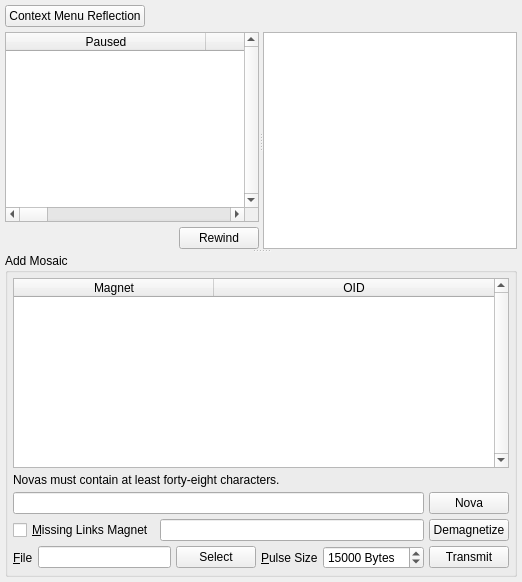
              <widget class="QWidget" name="tab_12">
               <attribute name="title">
                <string>&amp;Transmitted</string>
               </attribute>
               <layout class="QVBoxLayout" name="verticalLayout_46">
                <property name="spacing">
                 <number>5</number>
                </property>
                <property name="margin">
                 <number>5</number>
                </property>
                <item>
                 <layout class="QHBoxLayout" name="horizontalLayout_72">
                  <property name="spacing">
                   <number>5</number>
                  </property>
                  <item>
                   <widget class="QPushButton" name="transmittedActionMenu">
                    <property name="text">
                     <string>Context Menu Reflection</string>
                    </property>
                   </widget>
                  </item>
                  <item>
                   <spacer name="horizontalSpacer_59">
                    <property name="orientation">
                     <enum>Qt::Horizontal</enum>
                    </property>
                    <property name="sizeHint" stdset="0">
                     <size>
                      <width>40</width>
                      <height>20</height>
                     </size>
                    </property>
                   </spacer>
                  </item>
                 </layout>
                </item>
                <item>
                 <widget class="QSplitter" name="splitter_2">
                  <property name="orientation">
                   <enum>Qt::Vertical</enum>
                  </property>
                  <widget class="QSplitter" name="txmSplitter">
                   <property name="orientation">
                    <enum>Qt::Horizontal</enum>
                   </property>
                   <widget class="QWidget" name="verticalLayoutWidget">
                    <layout class="QVBoxLayout" name="verticalLayout_47">
                     <property name="spacing">
                      <number>5</number>
                     </property>
                     <item>
                      <widget class="QTableWidget" name="transmitted">
                       <property name="verticalScrollBarPolicy">
                        <enum>Qt::ScrollBarAlwaysOn</enum>
                       </property>
                       <property name="alternatingRowColors">
                        <bool>true</bool>
                       </property>
                       <property name="selectionMode">
                        <enum>QAbstractItemView::SingleSelection</enum>
                       </property>
                       <property name="selectionBehavior">
                        <enum>QAbstractItemView::SelectRows</enum>
                       </property>
                       <property name="horizontalScrollMode">
                        <enum>QAbstractItemView::ScrollPerPixel</enum>
                       </property>
                       <property name="sortingEnabled">
                        <bool>true</bool>
                       </property>
                       <attribute name="horizontalHeaderDefaultSectionSize">
                        <number>200</number>
                       </attribute>
                       <attribute name="horizontalHeaderStretchLastSection">
                        <bool>true</bool>
                       </attribute>
                       <column>
                        <property name="text">
                         <string>Paused</string>
                        </property>
                       </column>
                       <column>
                        <property name="text">
                         <string>Percent Transmitted</string>
                        </property>
                       </column>
                       <column>
                        <property name="text">
                         <string>Pulse Size</string>
                        </property>
                       </column>
                       <column>
                        <property name="text">
                         <string>Total Size</string>
                        </property>
                       </column>
                       <column>
                        <property name="text">
                         <string>Status</string>
                        </property>
                       </column>
                       <column>
                        <property name="text">
                         <string>File</string>
                        </property>
                       </column>
                       <column>
                        <property name="text">
                         <string>Mosaic</string>
                        </property>
                       </column>
                       <column>
                        <property name="text">
                         <string>SHA-1 Hash</string>
                        </property>
                       </column>
                       <column>
                        <property name="text">
                         <string>OID</string>
                        </property>
                       </column>
                      </widget>
                     </item>
                     <item>
                      <layout class="QHBoxLayout" name="horizontalLayout_69">
                       <property name="spacing">
                        <number>5</number>
                       </property>
                       <item>
                        <spacer name="horizontalSpacer_55">
                         <property name="orientation">
                          <enum>Qt::Horizontal</enum>
                         </property>
                         <property name="sizeHint" stdset="0">
                          <size>
                           <width>40</width>
                           <height>20</height>
                          </size>
                         </property>
                        </spacer>
                       </item>
                       <item>
                        <widget class="QPushButton" name="rewind">
                         <property name="text">
                          <string>Rewind</string>
                         </property>
                        </widget>
                       </item>
                      </layout>
                     </item>
                    </layout>
                   </widget>
                   <widget class="QListWidget" name="transmittedMagnets">
                    <property name="tabKeyNavigation">
                     <bool>true</bool>
                    </property>
                    <property name="selectionMode">
                     <enum>QAbstractItemView::SingleSelection</enum>
                    </property>
                    <property name="selectionBehavior">
                     <enum>QAbstractItemView::SelectRows</enum>
                    </property>
                    <property name="horizontalScrollMode">
                     <enum>QAbstractItemView::ScrollPerPixel</enum>
                    </property>
                   </widget>
                  </widget>
                  <widget class="QGroupBox" name="groupBox_4">
                   <property name="title">
                    <string>Add Mosaic</string>
                   </property>
                   <layout class="QVBoxLayout" name="verticalLayout_40">
                    <property name="spacing">
                     <number>5</number>
                    </property>
                    <property name="margin">
                     <number>5</number>
                    </property>
                    <item>
                     <widget class="QTableWidget" name="addTransmittedMagnets">
                      <property name="verticalScrollBarPolicy">
                       <enum>Qt::ScrollBarAlwaysOn</enum>
                      </property>
                      <property name="alternatingRowColors">
                       <bool>true</bool>
                      </property>
                      <property name="selectionMode">
                       <enum>QAbstractItemView::SingleSelection</enum>
                      </property>
                      <property name="selectionBehavior">
                       <enum>QAbstractItemView::SelectRows</enum>
                      </property>
                      <property name="horizontalScrollMode">
                       <enum>QAbstractItemView::ScrollPerPixel</enum>
                      </property>
                      <property name="sortingEnabled">
                       <bool>true</bool>
                      </property>
                      <attribute name="horizontalHeaderDefaultSectionSize">
                       <number>200</number>
                      </attribute>
                      <attribute name="horizontalHeaderStretchLastSection">
                       <bool>true</bool>
                      </attribute>
                      <column>
                       <property name="text">
                        <string>Magnet</string>
                       </property>
                      </column>
                      <column>
                       <property name="text">
                        <string>OID</string>
                       </property>
                      </column>
                     </widget>
                    </item>
                    <item>
                     <widget class="QLabel" name="label_91">
                      <property name="text">
                       <string>Novas must contain at least forty-eight characters.</string>
                      </property>
                     </widget>
                    </item>
                    <item>
                     <layout class="QHBoxLayout" name="horizontalLayout_68">
                      <property name="spacing">
                       <number>5</number>
                      </property>
                      <item>
                       <widget class="QLineEdit" name="transmitNova"/>
                      </item>
                      <item>
                       <widget class="QPushButton" name="generateNova">
                        <property name="toolTip">
                         <string>&lt;html&gt;&lt;head/&gt;&lt;body&gt;&lt;p&gt;Place each pulse in an encrypted envelope. Please remember to notify all recipients of the key information.&lt;/p&gt;&lt;/body&gt;&lt;/html&gt;</string>
                        </property>
                        <property name="text">
                         <string>Nova</string>
                        </property>
                       </widget>
                      </item>
                     </layout>
                    </item>
                    <item>
                     <layout class="QHBoxLayout" name="horizontalLayout_74">
                      <property name="spacing">
                       <number>5</number>
                      </property>
                      <item>
                       <widget class="QCheckBox" name="missingLinksCheckBox">
                        <property name="text">
                         <string>&amp;Missing Links Magnet</string>
                        </property>
                       </widget>
                      </item>
                      <item>
                       <widget class="QLineEdit" name="missingLinks"/>
                      </item>
                      <item>
                       <widget class="QPushButton" name="demagnetizeMissingLinks">
                        <property name="text">
                         <string>Demagnetize</string>
                        </property>
                       </widget>
                      </item>
                     </layout>
                    </item>
                    <item>
                     <layout class="QHBoxLayout" name="horizontalLayout_44">
                      <property name="spacing">
                       <number>5</number>
                      </property>
                      <item>
                       <widget class="QLabel" name="label_53">
                        <property name="text">
                         <string>&amp;File</string>
                        </property>
                        <property name="buddy">
                         <cstring>transmittedFile</cstring>
                        </property>
                       </widget>
                      </item>
                      <item>
                       <widget class="QLineEdit" name="transmittedFile"/>
                      </item>
                      <item>
                       <widget class="QPushButton" name="etpSelectFile">
                        <property name="text">
                         <string>Select</string>
                        </property>
                       </widget>
                      </item>
                      <item>
                       <widget class="QLabel" name="label_54">
                        <property name="text">
                         <string>&amp;Pulse Size</string>
                        </property>
                        <property name="buddy">
                         <cstring>pulseSize</cstring>
                        </property>
                       </widget>
                      </item>
                      <item>
                       <widget class="QSpinBox" name="pulseSize">
                        <property name="suffix">
                         <string> Bytes</string>
                        </property>
                        <property name="minimum">
                         <number>1024</number>
                        </property>
                        <property name="maximum">
                         <number>250000</number>
                        </property>
                        <property name="value">
                         <number>15000</number>
                        </property>
                       </widget>
                      </item>
                      <item>
                       <widget class="QPushButton" name="transmit">
                        <property name="text">
                         <string>Transmit</string>
                        </property>
                       </widget>
                      </item>
                     </layout>
                    </item>
                   </layout>
                  </widget>
                 </widget>
                </item>
               </layout>
              </widget>
